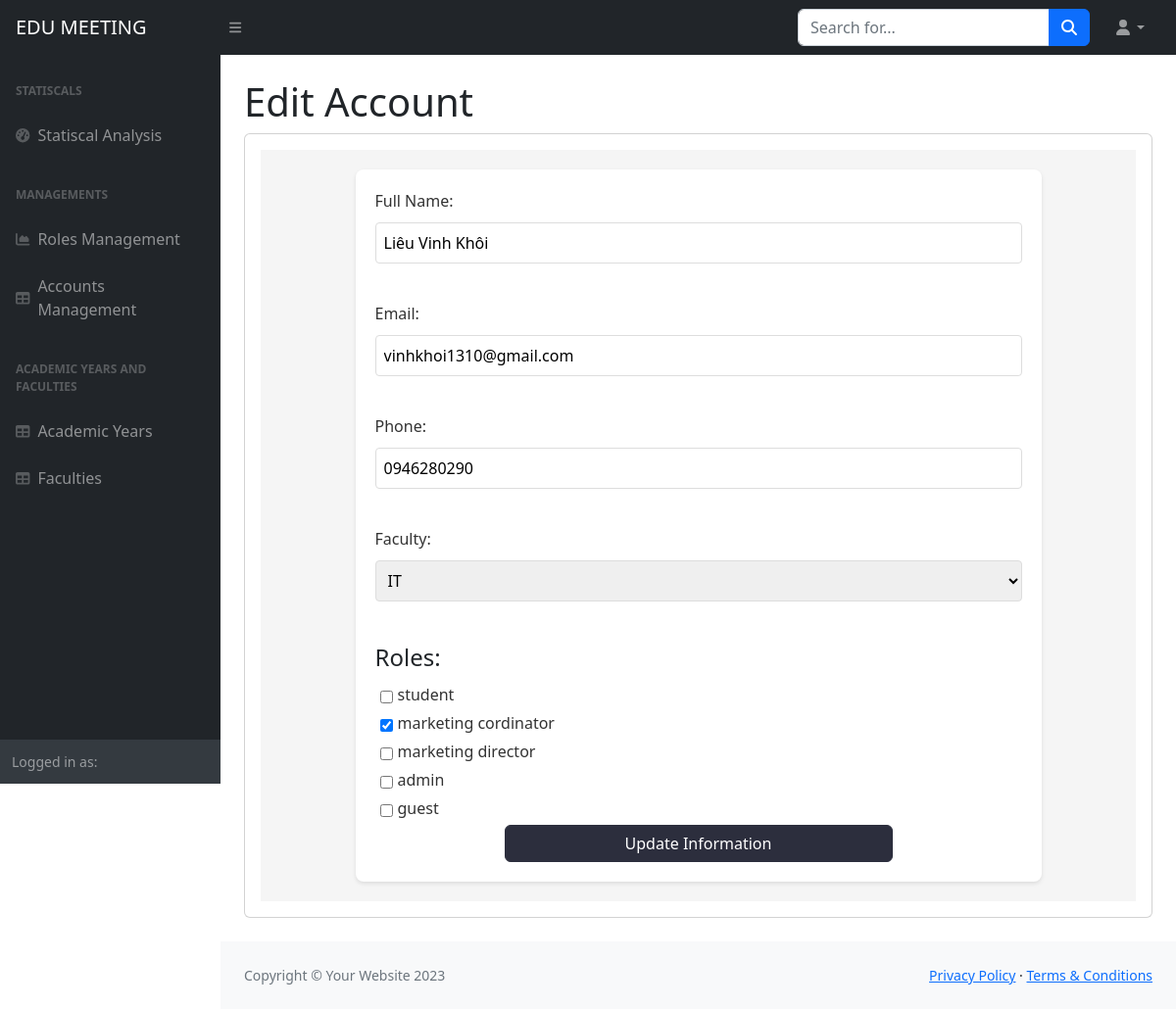
The app's page /ad/accounts/edit/4/ with its own data.
### home/models.py (models this page shows, shortened)
class UserProfile(models.Model):
    user = models.OneToOneField(User, on_delete=models.CASCADE, primary_key=True)
    fullname = models.CharField(max_length=50)
    roles = models.ManyToManyField(Role, related_name='users')
    faculty = models.ForeignKey('Faculties', on_delete=models.CASCADE, null=True, blank=True)
    email = models.EmailField(max_length=254, unique=True, blank=True, null=True)
    phone = models.CharField(max_length=15)
    academic_Year = models.ForeignKey(AcademicYear,blank=True, null =True, on_delete=models.CASCADE)

class Faculties(models.Model):
    name = models.CharField(max_length = 40)
    description = models.TextField(null =True)

class Role(models.Model):
    name = models.CharField(max_length=30)

### home/views.py (the view)
# urls.py: path('ad/accounts/edit/<int:pk>/', views.account_update, name='account_edit'),
def account_update(request, pk):
    user_profile = get_object_or_404(UserProfile, pk=pk)
    if request.method == 'POST':
        user_profile.fullname = request.POST.get('fullname')
        user_profile.email = request.POST.get('email')
        user_profile.phone = request.POST.get('phone')
        faculty_id = request.POST.get('faculty')
        if faculty_id:
            user_profile.faculty = Faculties.objects.get(id=faculty_id)
        else:
            user_profile.faculty = None
        user_profile.save()
        selected_roles = request.POST.getlist('roles')
        user_profile.roles.clear()
        for role_id in selected_roles:
            role = Role.objects.get(id=role_id)
            user_profile.roles.add(role)
        return redirect('account_list')
    else:
        faculties = Faculties.objects.all()
        roles = Role.objects.all()
        return render(request, 'editAccount.html', {
            'user_profile': user_profile,
            'faculties': faculties,
            'roles': roles
        })

### templates/editAccount.html (shortened to what this page needs)
{%load static%}
<!DOCTYPE html>
<html lang="en">
    <head>
        <link href="https://cdn.jsdelivr.net/npm/simple-datatables@7.1.2/dist/style.min.css" rel="stylesheet" />
        <link href="{% static 'css/styles.css' %}" rel="stylesheet" />
    </head>
    <body class="sb-nav-fixed">
        <nav class="sb-topnav navbar navbar-expand navbar-dark bg-dark">
            <a class="navbar-brand ps-3" href="{% url "home" %}">EDU MEETING</a>
            <button class="btn btn-link btn-sm order-1 order-lg-0 me-4 me-lg-0" id="sidebarToggle" href="#!"><i class="fas fa-bars"></i></button>
            <form class="d-none d-md-inline-block form-inline ms-auto me-0 me-md-3 my-2 my-md-0">
                <div class="input-group">
                    <input class="form-control" type="text" placeholder="Search for..." aria-label="Search for..." aria-describedby="btnNavbarSearch" />
                    <button class="btn btn-primary" id="btnNavbarSearch" type="button"><i class="fas fa-search"></i></button>
                </div>
            </form>
            <ul class="navbar-nav ms-auto ms-md-0 me-3 me-lg-4">
                <li class="nav-item dropdown">
                    <a class="nav-link dropdown-toggle" id="navbarDropdown" href="#" role="button" data-bs-toggle="dropdown" aria-expanded="false"><i class="fas fa-user fa-fw"></i></a>
                </li>
            </ul>
        </nav>
        <div id="layoutSidenav">
            <div id="layoutSidenav_nav">
                <nav class="sb-sidenav accordion sb-sidenav-dark" id="sidenavAccordion">
                    <div class="sb-sidenav-menu">
                        <div class="nav">
                            <div class="sb-sidenav-menu-heading">Statiscals</div>
                            <a class="nav-link" href="{% url "statistical_analysis" %}">
                                <div class="sb-nav-link-icon"><i class="fas fa-tachometer-alt"></i></div>
                                Statiscal Analysis
                            </a>
                            <div class="sb-sidenav-menu-heading">Managements</div>
                            <a class="nav-link" href="{% url "role_list" %}">
                                <div class="sb-nav-link-icon"><i class="fas fa-chart-area"></i></div>
                                Roles Management
                            </a>
                            <a class="nav-link" href="{% url "account_list" %}">
                                <div class="sb-nav-link-icon"><i class="fas fa-table"></i></div>
                                Accounts Management
                            </a>
                            <div class="sb-sidenav-menu-heading">Academic Years and Faculties</div>
                            <a class="nav-link" href="{% url "list_academic_years" %}">
                                <div class="sb-nav-link-icon"><i class="fas fa-table"></i></div>
                                Academic Years
                            </a>
                            <a class="nav-link" href="{% url "list_faculties" %}">
                                <div class="sb-nav-link-icon"><i class="fas fa-table"></i></div>
                                Faculties
                            </a>
                        </div>
                    </div>
                    <div class="sb-sidenav-footer">
                        <div class="small">Logged in as:</div>
                    </div>
                </nav>
            </div>
            <div id="layoutSidenav_content">
                <main>
                    <div class="container-fluid px-4">
                        <h1 class="mt-4">Edit Account</h1>
                        <div class="card mb-4">
                            <div class="card-body">
                                <div class="container">
                                    <form method="post" action="">
                                        <label for="fullname">Full Name:</label>
                                        <input type="text" id="fullname" name="fullname" value="{{ user_profile.fullname }}"><br><br>
                                        <label for="email">Email:</label>
                                        <input type="email" id="email" name="email" value="{{ user_profile.email }}"><br><br>
                                        <label for="phone">Phone:</label>
                                        <input type="text" id="phone" name="phone" value="{{ user_profile.phone }}"><br><br>
                                        <label for="faculty">Faculty:</label>
                                        <select id="faculty" name="faculty">
                                            {% for faculty in faculties %}
                                            <option value="{{ faculty.id }}" {% if user_profile.faculty.id == faculty.id %}selected{% endif %}>
                                                {{ faculty.name }}
                                            </option>
                                            {% endfor %}
                                        </select><br><br>
                                        <fieldset>
                                            <legend>Roles:</legend>
                                            {% for role in roles %}
                                            <div class="account-role">
                                                <input type="checkbox" id="role_{{ role.id }}" name="roles" value="{{ role.id }}"
                                                {% if role in user_profile.roles.all %} checked {% endif %}>
                                                <label for="role_{{ role.id }}">{{ role.name }}</label>
                                            </div>
                                            {% endfor %}
                                        </fieldset>
                                        <div class="text-center">
                                            <button type="submit" class="btn btn-primary">Update Information</button>
                                        </div>
                                    </form>
                                </div>
                            </div>
                        </div>
                    </div>
                </main>
                <footer class="py-4 bg-light mt-auto">
                    <div class="container-fluid px-4">
                        <div class="d-flex align-items-center justify-content-between small">
                            <div class="text-muted">Copyright &copy; Your Website 2023</div>
                            <div>
                                <a href="#">Privacy Policy</a>
                                &middot;
                                <a href="#">Terms &amp; Conditions</a>
                            </div>
                        </div>
                    </div>
                </footer>
            </div>
        </div>
    </body>
</html>
<body>
</body>
</html>

### templates/editAccount.html (style rules this page uses)
.container { background-color: #f5f5f5; padding: 20px; }
.container form { background: #fff; padding: 20px; border-radius: 8px; box-shadow: 0 2px 4px rgba(0, 0, 0, 0.1); max-width: 700px; margin: auto; }
.container label { display: block; margin-bottom: 5px; color: #333; }
.container input[type=text], input[type=email], input[type=password], select { width: 100%; padding: 8px; margin-top: 5px; margin-bottom: 15px; border: 1px solid #ddd; border-radius: 4px; box-sizing: border-box; }
.container input[type=checkbox] { margin: 0 5px; }
.container .btn-primary { background-color: #2c2e3d; border-color: #2c2e3d; width: 60%; }
.account-role { display: flex; }

### records on screen
UserProfile: fullname "Liêu Vinh Khôi", email "vinhkhoi1310@gmail.com", phone "0946280290", faculty "IT"
Role: name "student"
Role: roles "☑", name "marketing cordinator"
Role: name "marketing director"
Role: name "admin"
Role: name "guest"
